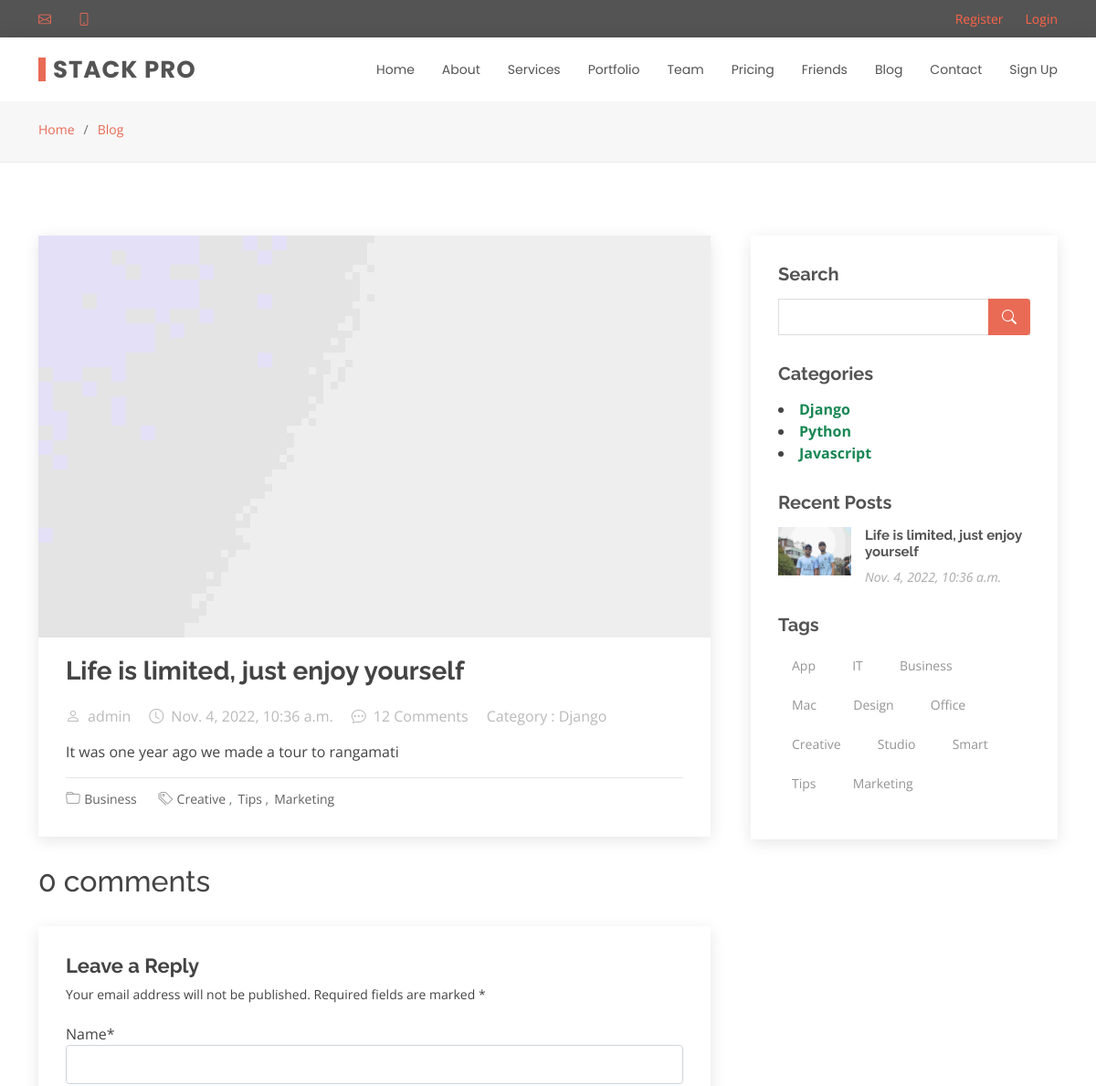
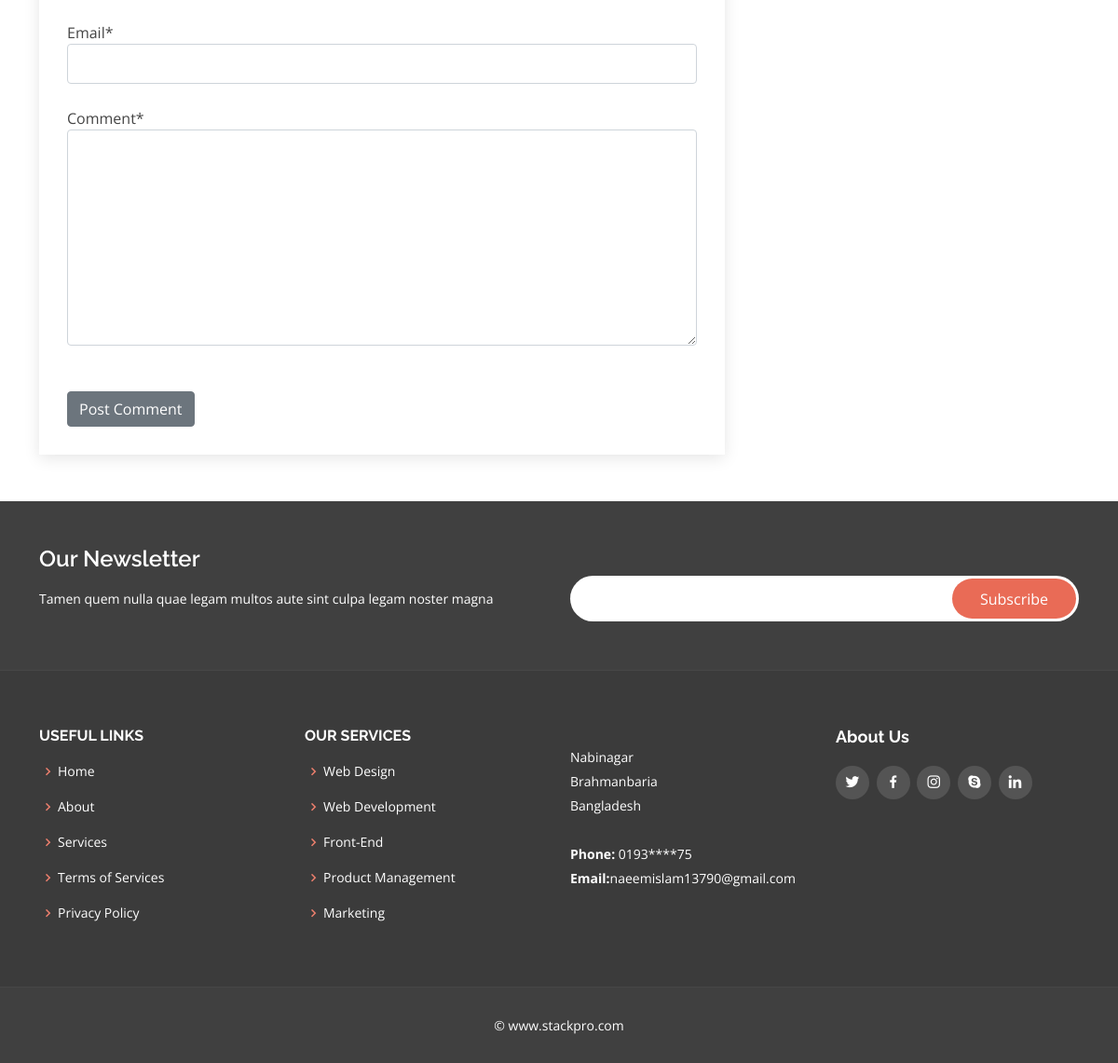
/blog/life-is-limited-just-enjoy-yourself/, run on the app's committed database (2 pictures, top to bottom).
### header/models.py (models this page shows, shortened)
class Header(models.Model):
    logo = models.CharField(max_length=25)

### blog/models.py (models this page shows, shortened)
class Post(models.Model):
      class ArticlePublishOptions(models.TextChoices):
         PUBLISH = "pub", "Publish"
         DRAFT = "dra", "DRAFT"
         PRIVATE = "pri", "Private"
      catagory = models.ForeignKey(Category, on_delete=models.SET_NULL, null=True, blank=True)
      headline = models.CharField(max_length=240,help_text="Headline of the article",)
      sub_headline = models.CharField(max_length=250 , blank=True, null=True)
      thumbnail = models.ImageField(blank=True,null=True,upload_to='images/')
      body = RichTextField()
      author = models.ForeignKey(Account, blank=True,on_delete= models.CASCADE, related_name='blog_post')
      slug = models.SlugField(blank=True,null=True)
      publish_status = models.CharField(
        max_length=3,
        choices=ArticlePublishOptions.choices,
        default=ArticlePublishOptions.DRAFT,)
      published = models.DateTimeField(default=timezone.now)
      created = models.DateTimeField(auto_now_add=True)
      objects = AgentManager()
      def get_absolute_url(self):
          return reverse("blog:post_detail", args=[self.slug])
      class Meta:
            ordering = ('-published',)

class Category(models.Model):
    name = models.CharField(max_length=25)
    def __str__(self):
      return self.name

### account/models.py (models this page shows, shortened)
class Account(AbstractBaseUser):
	email 					= models.EmailField(verbose_name="email", max_length=60, unique=True)
	username 				= models.CharField(max_length=30, unique=True)
	date_joined				= models.DateTimeField(verbose_name='date joined', auto_now_add=True)
	last_login				= models.DateTimeField(verbose_name='last login', auto_now=True)
	is_admin				= models.BooleanField(default=False)
	is_active				= models.BooleanField(default=True)
	is_staff				= models.BooleanField(default=False)
	is_superuser			= models.BooleanField(default=False)
	profile_image			= models.ImageField(max_length=255, null=True, blank=True, default="profile_images/d.png")
	hide_email				= models.BooleanField(default=True)
	USERNAME_FIELD = 'email'
	REQUIRED_FIELDS = ['username']
	objects = MyAccountManager()
	def __str__(self):
		return self.username

### blog/views.py (the view)
# urls.py: path('<slug:slug>/', views.post_detail, name='post_detail'),
def post_detail(request, slug):
    template = 'blog-single.html'
    header = Header.objects.order_by()
    cate = Category.objects.all()
    posts = Post.objects.filter(publish_status=Post.ArticlePublishOptions.PUBLISH)[0:3]
    post = get_object_or_404(Post, slug=slug)
    comments = post.comment_here.filter(approved=True)
    new_comment = None
    if request.method == 'POST':
        comment_form = CommentForm(request.POST)
        if comment_form.is_valid():
            new_comment = comment_form.save(commit=False)
            new_comment.post = post
            new_comment.save()
    else:
        comment_form = CommentForm()
    context = {
        'post': post,
        'comments': comments,
        'posts': posts,
        'headerdata': header,
        'category': cate,
        'comment_form': comment_form,
        "new_comment": new_comment,
    }
    return render(request, template_name=template, context=context)

### blog/forms.py
class CommentForm(forms.ModelForm):
    class Meta:
        model = Comments
        fields = ("name", "email", "comment")

### blog/models.py (called while the page is built)
    def get_queryset(self, *args, **kwargs):
        return AgentQuerySet(self.model, using=self._db)

### templates/blog-single.html (shortened to what this page needs)
{% extends 'base.html' %}
{% load static %}
{% block title %}
{% load crispy_forms_tags %}
{% endblock %}
{% block content %}
  <main id="main">
    <section id="breadcrumbs" class="breadcrumbs">
      <div class="container">
        <ol>
          <li><a href="index.html">Home</a></li>
          <li><a href="blog.html">Blog</a></li>
        </ol>
      </div>
    </section>
    <section id="blog" class="blog">
      <div class="container" data-aos="fade-up">
        <div class="row">
          <div class="col-lg-8 entries">
            <article class="entry entry-single">
              <div class="entry-img">
                  {% if post.thumbnail %}
                     <img src="{{ post.thumbnail.url }}" alt="image not found">
                  {% endif %}
              </div>
              <h2 class="entry-title">
                {{post.headline}}
              </h2>
              <div class="entry-meta">
                <ul>
                  <li class="d-flex align-items-center"><i class="bi bi-person"></i> {{post.author}}</li>
                  <li class="d-flex align-items-center"><i class="bi bi-clock"></i> {{post.published}}</time></li>
                  <li class="d-flex align-items-center"><i class="bi bi-chat-dots"></i> 12 Comments</li>
                  <li class="d-flex align-items-center"> Category : {{post.catagory}}</li>
                </ul>
              </div>
              <div class="entry-content">
                   {{post.body | safe }}
              </div>
              <div class="entry-footer">
                <i class="bi bi-folder"></i>
                <ul class="cats">
                  <li><a href="#">Business</a></li>
                </ul>
                <i class="bi bi-tags"></i>
                <ul class="tags">
                  <li><a href="#">Creative</a></li>
                  <li><a href="#">Tips</a></li>
                  <li><a href="#">Marketing</a></li>
                </ul>
              </div>
            </article>
            <div class="blog-comments">
              {% with comments.count as total_comments %}
                <h2>{{ total_comments }} comments</h2>
              {% endwith %}
              {% if new_comment %}
                  <div class="alert alert-success" role="alert">
                            Your comment is awaiting moderation
                  </div>
              {% else %}
              <div class="reply-form">
                <h4>Leave a Reply</h4>
                <p>Your email address will not be published. Required fields are marked * </p>
                   <form method="post" style="margin-top: 1.3em;">
                        {{ comment_form | crispy }}
                        <br/>
                        <button type="submit" class="btn btn-secondary">Post Comment</button>
                   </form>
                </div>
               {%endif%}
            </div>
          </div>
          <div class="col-lg-4">
            <div class="sidebar">
              <h3 class="sidebar-title">Search</h3>
              <div class="sidebar-item search-form">
                  <form action="{% url 'blog:search' %}" method=POST>
                  <input type="text" name="searched">
                  <button type="submit"><i class="bi bi-search"></i></button>
                </form>
              </div>
              <h3 class="sidebar-title">Categories</h3>
              <div class="sidebar-item categories">
                 {% for cat in category %}
                   <li> <b><a class="text-success " href="{% url 'blog:blog' %}?category={{cat.name}}">{{cat.name}}</a></b></li>
                 {% endfor %}
              </div>
              <h3 class="sidebar-title">Recent Posts</h3>
              <div class="sidebar-item recent-posts">
                {% for post in posts %}
                 <div class="post-item clearfix">
                  {% if post.thumbnail %}
                     <img src="{{ post.thumbnail.url }}" alt="image not found">
                  {% endif %}
                  <h4><a href="{{ post.get_absolute_url }}">{{ post.headline }}</a></h4>
                  <time datetime="2020-01-01">{{post.published}}</time>
                 </div>
                {% endfor %}
              </div>
              <h3 class="sidebar-title">Tags</h3>
              <div class="sidebar-item tags">
                <ul>
                  <li><a href="#">App</a></li>
                  <li><a href="#">IT</a></li>
                  <li><a href="#">Business</a></li>
                  <li><a href="#">Mac</a></li>
                  <li><a href="#">Design</a></li>
                  <li><a href="#">Office</a></li>
                  <li><a href="#">Creative</a></li>
                  <li><a href="#">Studio</a></li>
                  <li><a href="#">Smart</a></li>
                  <li><a href="#">Tips</a></li>
                  <li><a href="#">Marketing</a></li>
                </ul>
              </div>
            </div>
          </div>
        </div>
      </div>
    </section>
  </main>
{% endblock %}

### templates/base/header.html (shortened to what this page needs)
  <section id="topbar" class="d-flex align-items-center">
    <div class="container d-flex justify-content-center justify-content-md-between">
      <div class="contact-info d-flex align-items-center">
        <i class="bi bi-envelope d-flex align-items-center"><a href="mailto:contact@example.com">{{top_headerdata.0.email}}</a></i>
        <i class="bi bi-phone d-flex align-items-center ms-4"></i>
      </div>
      <div class="social-links d-none d-md-flex align-items-center">
          {% if user.is_authenticated%}
               <a class="d-flex align-items-center ms-4" href="{%url 'logout'%}">Logout</a>
               <a class="d-flex align-items-center ms-4" style="color:tomato;">{{user.username}}</a>
          {% else %}
               <br/>
              <a class="d-flex align-items-center ms-4" style="color:tomato;" href="{% url 'index'%}">Register</a></p>
              <a class="d-flex align-items-center ms-4" style="color:tomato" href="{% url 'login'%}">Login</a></p>
          {% endif %}
      </div>
    </div>
  </section>
  <header id="header" class="d-flex align-items-center">
    <div class="container d-flex justify-content-between align-items-center">
      <div class="logo">
        <h1><a href="{% url 'index'%}">{{headerdata.0.logo}}</a></h1>
      </div>
      <nav id="navbar" class="navbar">
        <ul>
          <li><a class="{% block homeactive %} {% endblock %}" href="{% url 'index'%}">Home</a></li>
          <li><a class="{% block aboutactive %} {% endblock %}" href="{% url 'about'%}">About</a></li>
          <li><a class="{% block serviceactive %} {% endblock %}" href="{% url 'services'%}">Services</a></li>
          <li><a class="{% block portfolioactive %} {% endblock %}" href="{% url 'portfolio'%}">Portfolio</a></li>
          <li><a class="{% block teamactive %} {% endblock %}" href="{% url 'team'%}">Team</a></li>
          <li><a class="{% block pricingactive %} {% endblock %}" href="{% url 'index'%}">Pricing</a></li>
          <li><a class="" href="{% url 'chat:friend_list'%}">Friends</a></li>
          <li><a class="{% block blogactive %} {% endblock %}" href="{% url 'blog:blog'%}">Blog</a></li>
          <li><a class="{% block contactactive %}{% endblock %}" href="{% url 'contact'%}">Contact</a></li>
          {% if user.is_authenticated%}
             <li><a href="{% url 'profile'%}">Account</a></li>
          {% else %}
             <li><a href="{% url 'account'%}">Sign Up</a></li>
          {% endif %}
        </ul>
      </nav>
    </div>
  </header>

### data on the page
Header: logo "STACK PRO"
Post: thumbnail (picture), headline "Life is limited, just enjoy yourself", author "admin", published "Nov. 4, 2022, 10:36 a.m.", catagory "Django", body "It was one year ago we made a tour to rangamati"
Category: name "Django"
Category: name "Python"
Category: name "Javascript"

### other printed values
{{ total_comments }} "0"
